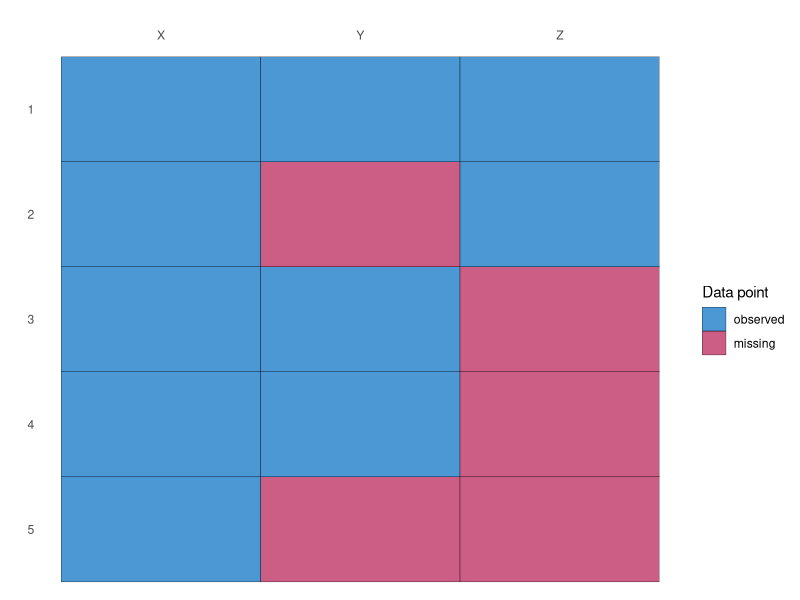
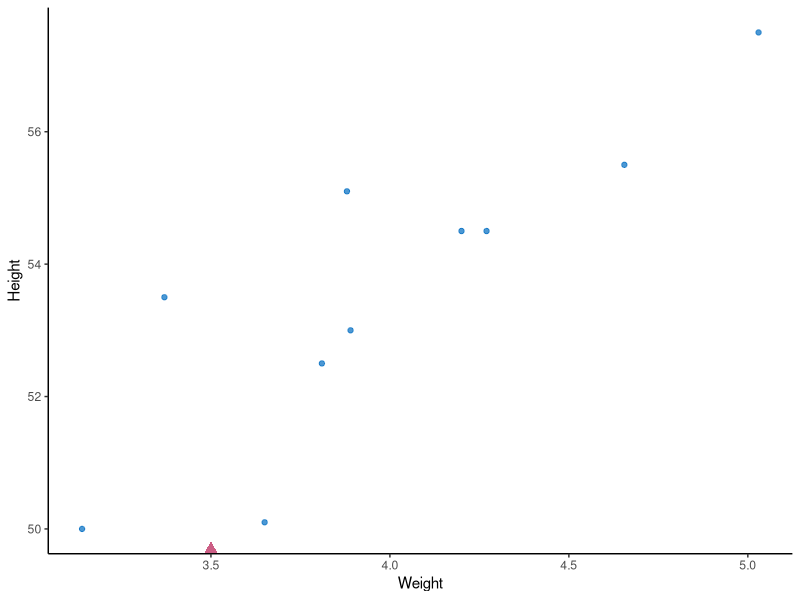

Reproduce these figures in R, in order. (Note: this script raises an error after producing the figures.)
## ---- chunk 1
knitr::opts_chunk$set(echo = FALSE)
library(tidyverse)
colors <- mice::mdc(1:2) %>% setNames(c("observed", "missing"))
dat <- mice::boys[1:10,c("hgt", "wgt")] %>% cbind(R = "observed") %>% 
  rbind(data.frame(hgt = c(NA, 51.5, 53, 50.5, 52, 55), wgt = rep(3.5, 6), R = "missing"))
## ---- chunk 2
patterns <- tibble(rownr = 1:5, X = rep(1, 5), Y = c(0,1,1,0,1), Z = c(0,0,0,1,1)) %>% 
  pivot_longer(cols = c(X, Y, Z)) %>% 
  mutate(rownr = as.factor(rownr),
         value = factor(value, levels = c(1, 0), labels = c("observed", "missing")))
ggplot(patterns, aes(x = name, y = rownr, fill = value)) +
  geom_tile(color = "black") +
  scale_x_discrete(position = "top") +
  scale_y_discrete(labels = 5:1) +
  scale_fill_manual(values = colors, name = "Data point") +
  theme_minimal() +
  theme(legend.position = "right", panel.grid.major = element_blank() ) +
  labs(x = "", y = "")
## ---- chunk 3
ggplot(dat[1:10, ], aes(x = wgt, y = hgt, color = R)) +
  geom_point(na.rm = TRUE) +
  geom_point(data = dat[11,], aes(x = wgt, y = -Inf, color = R), shape = 17, size = 5) +
  scale_color_manual(values = colors) +
  theme_classic() +
  theme(legend.position = "none") +
  labs(x = "Weight", y = "Height")
## ---- chunk 4
renderPlot({
  rows <- c(1:(11 + as.numeric(input$m)))
  ggplot(dat[rows, ], aes(x = wgt, y = hgt, color = R)) +
  geom_point(na.rm = TRUE, size = 2) +
  geom_point(data = dat[11,], aes(x = wgt, y = -Inf, color = R), shape = 17, size = 5) +
  scale_color_manual(values = colors) +
  theme_classic() +
  theme(legend.position = "none") +
  labs(x = "Weight", y = "Height")
})
inputPanel(
  sliderInput("m", label = "Number of imputations",
              min = 0, max = 5, value = 0, step = 1)
)
